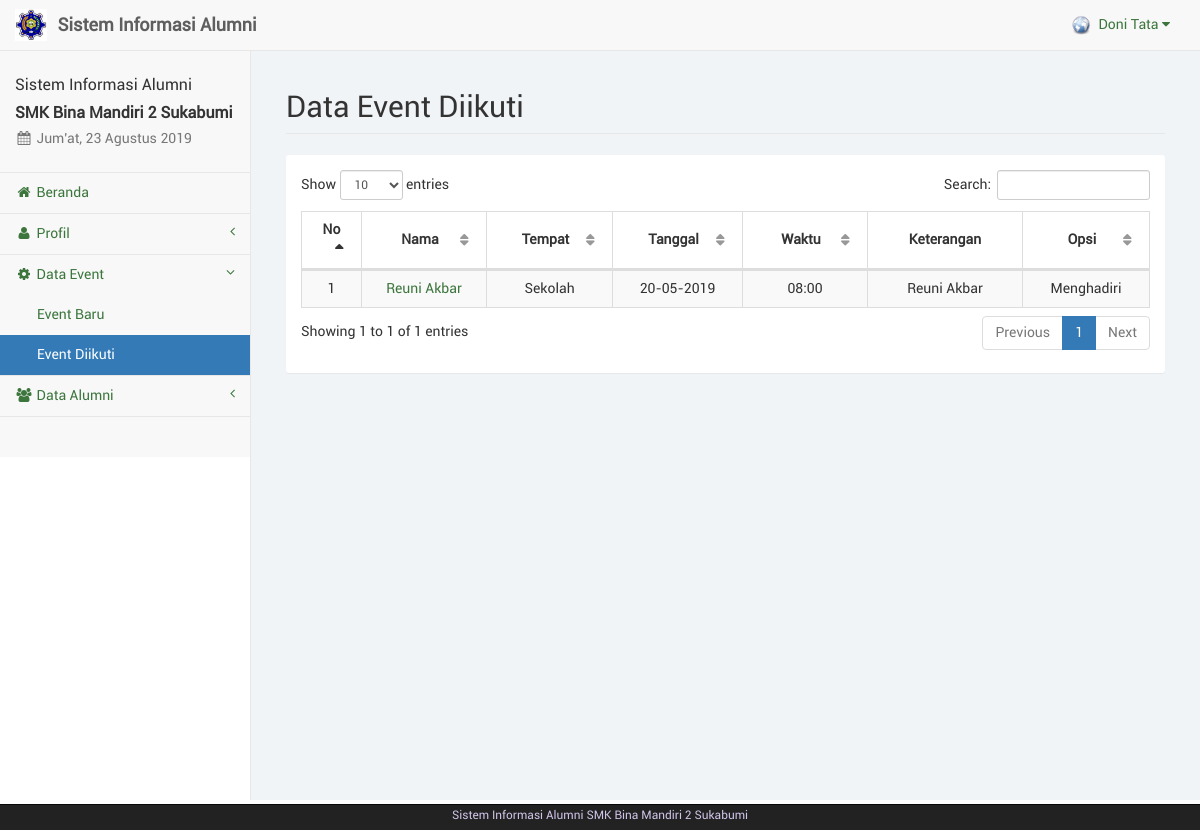
Page /alumni/event_diikuti.php (signed in) on the committed database.
### tables this page shows
CREATE TABLE IF NOT EXISTS `alumni` (
  `nis` varchar(20) NOT NULL,
  `nama` varchar(50) NOT NULL,
  `id_thn` int(11) NOT NULL,
  `jns_kelamin` varchar(20) NOT NULL,
  `tmpt_lahir` varchar(50) NOT NULL,
  `tgl_lahir` date NOT NULL,
  `telp` varchar(20) NOT NULL,
  `pekerjaan` varchar(50) NOT NULL,
  `alamat` text NOT NULL,
  `foto` text NOT NULL,
  `password` text NOT NULL
);

CREATE TABLE IF NOT EXISTS `temp_event` (
  `id_temp` int(11) NOT NULL,
  `id_event` int(11) NOT NULL,
  `nis` varchar(20) NOT NULL
);

CREATE TABLE IF NOT EXISTS `event` (
  `id_event` int(11) NOT NULL,
  `nama_event` varchar(50) NOT NULL,
  `tgl_event` date NOT NULL,
  `tempat_event` varchar(50) NOT NULL,
  `waktu_event` varchar(20) NOT NULL,
  `batas_daftar` date NOT NULL,
  `keterangan` text NOT NULL,
  `status` varchar(20) NOT NULL,
  `id_adm` int(11) NOT NULL
);

### alumni/sess_check.php (called while the page is built, shortened)
<?php
	$chk_sess = $_SESSION['alumni'];
	include("../dist/config/koneksi.php");
	include("../dist/config/library.php");
	$sql_sess = "SELECT * FROM alumni WHERE nis='". $chk_sess ."'";
	$ress_sess = mysqli_query($conn, $sql_sess);
	$row_sess = mysqli_fetch_array($ress_sess);
	$sess_nis = $row_sess['nis'];
	$sess_alumniname = $row_sess['nama'];
	$sess_alumnifoto = $row_sess['foto'];
?>

### dist/config/library.php (called while the page is built, shortened)
<?php
function IndonesiaTgl($tanggal){
	$tgl=substr($tanggal,8,2);
	$bln=substr($tanggal,5,2);
	$thn=substr($tanggal,0,4);
	$tanggal="$tgl-$bln-$thn";
	return $tanggal;
}
?>

### alumni/event_diikuti.php (the view, shortened to what this page needs)
<?php
	include("sess_check.php");
	$pagedesc = "Data Event Diikuti";
	include("layout_top.php");
?>
		<div id="page-wrapper">
            <div class="container-fluid">
                <div class="row">
                    <div class="col-lg-12">
                        <h1 class="page-header">Data Event Diikuti</h1>
                    </div>
                </div>
				<div class="row">
					<div class="col-lg-12"><?php include("layout_alert.php"); ?></div>
				</div>
				<div class="row">
					<div class="col-lg-12">
						<div class="panel panel-default">
							<div class="panel-body">
								<table class="table table-striped table-bordered table-hover" id="tabel-data">
									<thead>
										<tr>
											<th width="1%">No</th>
											<th width="10%">Nama</th>
											<th width="10%">Tempat</th>
											<th width="10%">Tanggal</th>
											<th width="10%">Waktu</th>
											<th width="10%">Keterangan</th>
											<th width="10%">Opsi</th>
										</tr>
									</thead>
									<tbody>
										<?php
											$i = 1;
											$nis = $sess_nis;
											$sql = "SELECT event.*, temp_event.* FROM event, temp_event
													WHERE event.id_event=temp_event.id_event AND temp_event.nis='$nis' ORDER BY event.tgl_event DESC";
											$ress = mysqli_query($conn, $sql);
											while($data = mysqli_fetch_array($ress)) {
												$id = $data['id_event'];
												echo '<tr>';
												echo '<td class="text-center">'. $i .'</td>';
												echo '<td class="text-center"><a href="event_detail.php?eve='. $data['id_event'] .'">'.$data['nama_event'].'</a></td>';
												echo '<td class="text-center">'. $data['tempat_event'] .'</td>';
												echo '<td class="text-center">'. IndonesiaTgl($data['tgl_event']) .'</td>';
												echo '<td class="text-center">'. $data['waktu_event'] .'</td>';
												echo '<td class="text-center">'. $data['keterangan'] .'</td>';
												echo '<td class="text-center">';
												$sqlcek = "SELECT * FROM temp_event WHERE nis='$nis' AND id_event='$id'";
												$resscek = mysqli_query($conn, $sqlcek);
												$rows = mysqli_num_rows($resscek);
												if($rows<1){
												?>
													  <a href="event_hadir.php?eve=<?php echo $data['id_event'];?>" onclick="return confirm('Apakah anda yakin akan menghadiri event <?php echo $data['nama_event'];?>?');" class="btn btn-primary btn-xs">Hadiri</a></td>
												<?php
												}else{
													echo "Menghadiri";
												}
													  echo '</td>';
												echo '</tr>';
												$i++;
											}
										?>
									</tbody>
								</table>
							</div>
						</div>
					</div>
				</div>
            </div>
        </div>
<?php
	include("layout_bottom.php");
?>

### alumni/layout_top.php (shortened to what this page needs)
<?php
	$haries = array("Sunday" => "Minggu", "Monday" => "Senin", "Tuesday" => "Selasa", "Wednesday" => "Rabu", "Thursday" => "Kamis", "Friday" => "Jum'at", "Saturday" => "Sabtu");
	$bulans = array("", "Januari", "Februari", "Maret", "April", "Mei", "Juni", "Juli", "Agustus", "September", "Oktober", "November", "Desember");
	$hari_ini = $haries[date("l")];
	$bulan_ini = $bulans[date("n")];
	$tanggal = date("d");
	$tahun = date("Y");
?>
<!DOCTYPE html>
<html lang="en">
<head>
	<link href="libs/bootstrap/dist/css/bootstrap.min.css" rel="stylesheet">
	<link href="libs/metisMenu/dist/metisMenu.min.css" rel="stylesheet">
    <link href="libs/datatables-plugins/integration/bootstrap/3/dataTables.bootstrap.css" rel="stylesheet">
    <link href="libs/datatables-responsive/css/dataTables.responsive.css" rel="stylesheet">
	<link href="dist/css/sb-admin-2.css" rel="stylesheet">
	<link href="dist/css/offline-font.css" rel="stylesheet">
	<link href="dist/css/custom.css" rel="stylesheet">
	<link href="libs/font-awesome/css/font-awesome.min.css" rel="stylesheet" type="text/css">
</head>
<body>
    <div id="wrapper">
        <nav class="navbar navbar-default navbar-static-top" role="navigation" style="margin-bottom: 0">
            <div class="navbar-header">
				<a class="navbar-brand hidden-xs" href="index.php">
					<img src="../foto/bm.jpg" alt="brand" width="32" class="float-left image-brand">
					<div class="float-right">&nbsp;<strong>Sistem Informasi Alumni</strong></div>
				</a>
			</div>
            <ul class="nav navbar-top-links navbar-right">
				<li class="dropdown dropdown-right">
					<a class="dropdown-toggle" data-toggle="dropdown" href="#">
						<img src="../foto/<?php echo $sess_alumnifoto;?>" width="20px" height="20px" padding="0px">&nbsp;&nbsp;<?php echo ucfirst($sess_alumniname); ?>&nbsp;<i class="fa fa-caret-down"></i>
					</a>
				</li>
			</ul>
            <div class="navbar-default sidebar" role="navigation">
                <div class="sidebar-nav navbar-collapse">
                    <ul class="nav" id="side-menu">
                        <li class="sidebar-search">
							<h4>Sistem Informasi Alumni</h4>
							<h4><b>SMK Bina Mandiri 2 Sukabumi</b></h4>
							<h5 class="text-muted"><i class="fa fa-calendar fa-fw"></i>&nbsp;<?php echo $hari_ini.", ".$tanggal." ".$bulan_ini." ".$tahun ?></h5>
						</li>
						<?php
							if($pagedesc == "Beranda") {
								echo '<li><a href="index.php" class="active"><i class="fa fa-home fa-fw"></i>&nbsp;Beranda</a></li>';
							}
							else {
								echo '<li><a href="index.php"><i class="fa fa-home fa-fw"></i>&nbsp;Beranda</a></li>';
							}
							if(isset($menuparent) && $menuparent == "profil") {
								echo '<li class="active">';
							}
							else {
								echo '<li>';
							}
						?>
							<a href="#"><i class="fa fa-user fa-fw"></i>&nbsp;Profil<span class="fa arrow"></span></a>
						</li>
						<?php
							if(isset($menuparent) && $menuparent == "event") {
								echo '<li class="active">';
							}
							else {
								echo '<li>';
							}
						?>
							<a href="#"><i class="fa fa-gear fa-fw"></i>&nbsp;Data Event<span class="fa arrow"></span></a>
							<ul class="nav nav-second-level">
								<?php
									if($pagedesc == "Event Baru") {
										echo '<li><a href="event_baru.php" class="active">Event Baru</a></li>';
									}
									else {
										echo '<li><a href="event_baru.php">Event Baru</a></li>';
									}
									if($pagedesc == "Event Diikuti") {
										echo '<li><a href="event_diikuti.php" class="active">Event Diikuti</a></li>';
									}
									else {
										echo '<li><a href="event_diikuti.php">Event Diikuti</a></li>';
									}
								?>
							</ul>
						<?php
							if(isset($menuparent) && $menuparent == "alumni") {
								echo '<li class="active">';
							}
							else {
								echo '<li>';
							}
						?>
							<a href="#"><i class="fa fa-group fa-fw"></i>&nbsp;Data Alumni<span class="fa arrow"></span></a>
						</li>
	                </ul>
                </div>
            </div>
        </nav>

### rows in the picture
alumni: foto (picture), nama "Doni Tata"
temp_event: id_event.nama_event "Reuni Akbar", id_event.tempat_event "Sekolah", id_event.tgl_event "20-05-2019", id_event.waktu_event "08:00", id_event.keterangan "Reuni Akbar"
